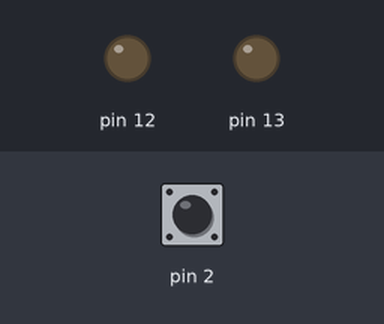
Recording of a sketch running on a simulated Arduino Uno, built with avr-gcc and run on an emulated ATmega328P. Parts: output pins drawn as LEDs (lit = HIGH). The inputs (shaded band) are chosen by the test bench; at power-on: pin 2 HIGH.

Above: at 1.2 s.
1.3 s: pin 2 pulled LOW for 0.15 s
At 2.5 s:
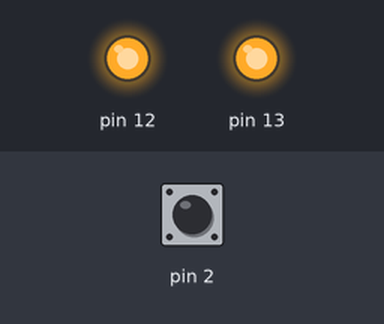
2.9 s: pin 2 pulled LOW for 1 s
At 3.8 s:
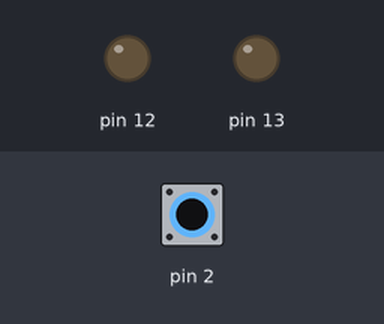
5.4 s: pin 2 pulled LOW for 3.2 s
At 5.7 s:
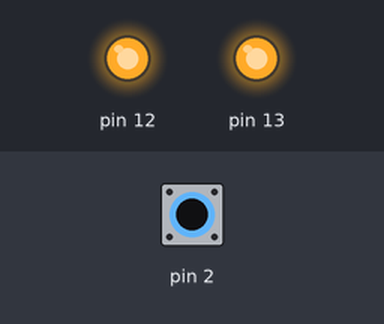
Timing chart, 0 to 8.4 s (numbered marks = the images above; inputs shaded):
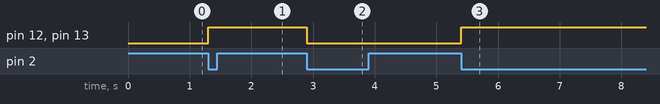

Measured:
- after the input at 1.3 s, pin 12, pin 13: LOW → HIGH at once
- after the input at 2.9 s, pin 12, pin 13: HIGH → LOW at once
- after the input at 5.4 s, pin 12, pin 13: LOW → HIGH at once

The sketch:

percobaan2.1.ino
```cpp
#include <Arduino.h>

// Variabel volatile agar dapat diubah dalam ISR
volatile bool ledState = false;

// ISR: dijalankan saat tombol ditekan (FALLING edge)
void tombolInterrupt() {
  ledState = !ledState;   // Toggle status LED
}

void setup() {
  // Konfigurasi pin 13 sebagai output (LED)
  pinMode(13, OUTPUT);
  pinMode(12, OUTPUT);


  // Konfigurasi pin 2 sebagai input dengan pull-up internal
  pinMode(2, INPUT_PULLUP);

  // Daftarkan ISR pada pin 2, dipicu FALLING (tombol ditekan)
  attachInterrupt(
    digitalPinToInterrupt(2),
    tombolInterrupt,
    FALLING
  );
}

void loop() {
  // Tulis status LED sesuai variabel ledState
  digitalWrite(13, ledState);
  digitalWrite(12, ledState);
}
```
